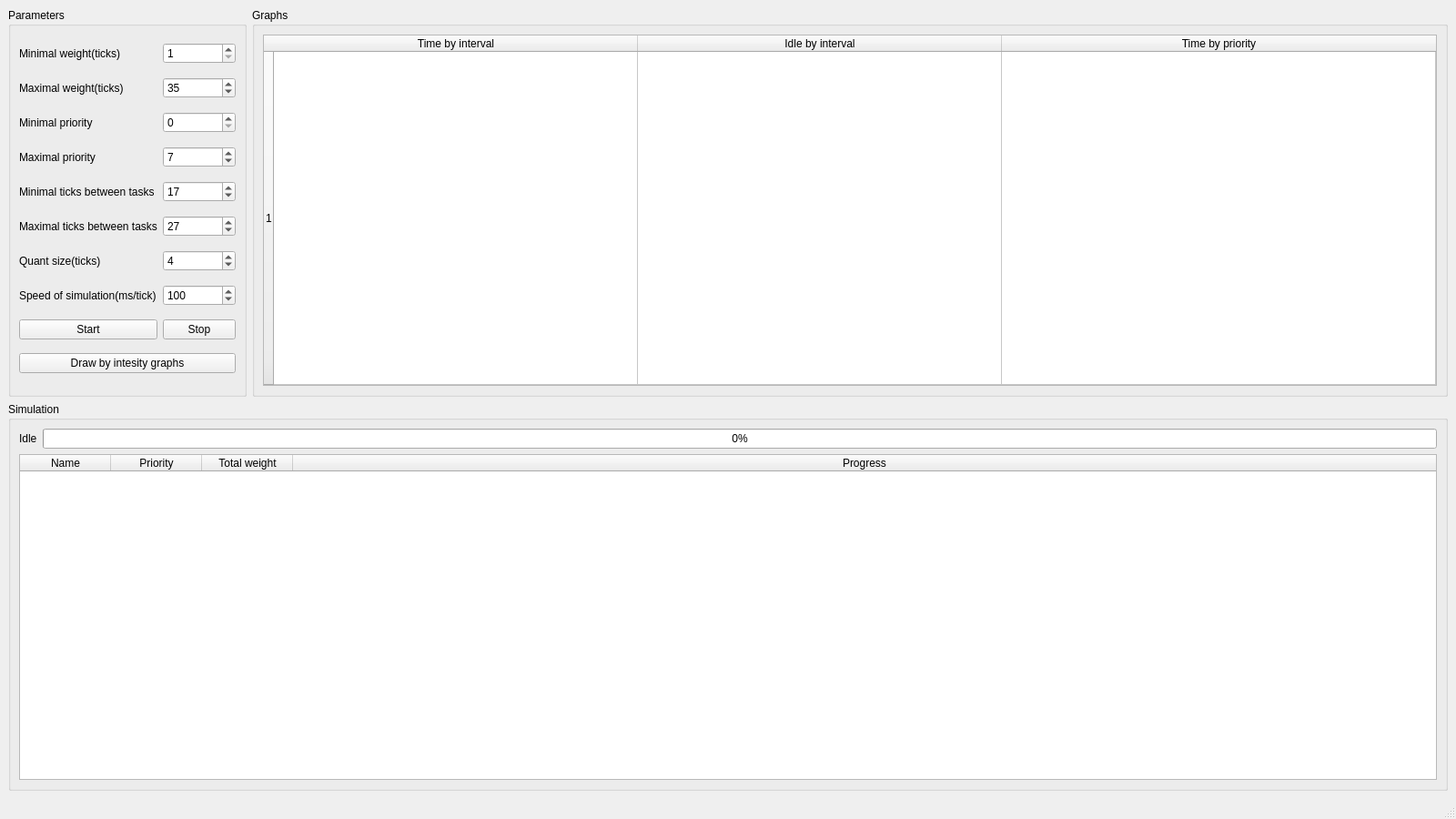
<?xml version="1.0" encoding="UTF-8"?>
<ui version="4.0">
 <class>GUI</class>
 <widget class="QMainWindow" name="GUI">
  <property name="geometry">
   <rect>
    <x>0</x>
    <y>0</y>
    <width>1600</width>
    <height>900</height>
   </rect>
  </property>
  <property name="windowTitle">
   <string>Round Robin</string>
  </property>
  <widget class="QWidget" name="centralwidget">
   <layout class="QGridLayout" name="gridLayout">
    <item row="0" column="1">
     <widget class="QGroupBox" name="graph">
      <property name="enabled">
       <bool>true</bool>
      </property>
      <property name="title">
       <string>Graphs</string>
      </property>
      <layout class="QGridLayout" name="gridLayout_4">
       <item row="0" column="0">
        <widget class="QTableWidget" name="graphs">
         <property name="minimumSize">
          <size>
           <width>0</width>
           <height>300</height>
          </size>
         </property>
         <property name="rowCount">
          <number>1</number>
         </property>
         <attribute name="horizontalHeaderDefaultSectionSize">
          <number>400</number>
         </attribute>
         <attribute name="horizontalHeaderStretchLastSection">
          <bool>true</bool>
         </attribute>
         <attribute name="verticalHeaderCascadingSectionResizes">
          <bool>false</bool>
         </attribute>
         <attribute name="verticalHeaderDefaultSectionSize">
          <number>30</number>
         </attribute>
         <attribute name="verticalHeaderStretchLastSection">
          <bool>true</bool>
         </attribute>
         <row/>
         <column>
          <property name="text">
           <string>Time by interval</string>
          </property>
         </column>
         <column>
          <property name="text">
           <string>Idle by interval</string>
          </property>
         </column>
         <column>
          <property name="text">
           <string>Time by priority</string>
          </property>
         </column>
        </widget>
       </item>
      </layout>
     </widget>
    </item>
    <item row="1" column="0" colspan="2">
     <widget class="QGroupBox" name="simulation">
      <property name="title">
       <string>Simulation</string>
      </property>
      <layout class="QGridLayout" name="gridLayout_3">
       <item row="0" column="0">
        <widget class="QLabel" name="currentTaskLabel">
         <property name="text">
          <string>Idle</string>
         </property>
        </widget>
       </item>
       <item row="0" column="1">
        <widget class="QProgressBar" name="currentTaskProgressBar">
         <property name="value">
          <number>0</number>
         </property>
        </widget>
       </item>
       <item row="1" column="0" colspan="2">
        <widget class="QTableWidget" name="tasksTable">
         <attribute name="horizontalHeaderStretchLastSection">
          <bool>true</bool>
         </attribute>
         <column>
          <property name="text">
           <string>Name</string>
          </property>
         </column>
         <column>
          <property name="text">
           <string>Priority</string>
          </property>
         </column>
         <column>
          <property name="text">
           <string>Total weight</string>
          </property>
         </column>
         <column>
          <property name="text">
           <string>Progress</string>
          </property>
         </column>
        </widget>
       </item>
      </layout>
     </widget>
    </item>
    <item row="0" column="0">
     <widget class="QGroupBox" name="parameters">
      <property name="title">
       <string>Parameters</string>
      </property>
      <layout class="QGridLayout" name="gridLayout_2">
       <item row="1" column="0">
        <widget class="QLabel" name="label_2">
         <property name="text">
          <string>Maximal weight(ticks)</string>
         </property>
        </widget>
       </item>
       <item row="6" column="1">
        <widget class="QSpinBox" name="quantSize">
         <property name="minimum">
          <number>1</number>
         </property>
         <property name="value">
          <number>4</number>
         </property>
        </widget>
       </item>
       <item row="5" column="0">
        <widget class="QLabel" name="label_6">
         <property name="text">
          <string>Maximal ticks between tasks</string>
         </property>
        </widget>
       </item>
       <item row="7" column="1">
        <widget class="QSpinBox" name="msPerTick">
         <property name="minimum">
          <number>1</number>
         </property>
         <property name="maximum">
          <number>10000</number>
         </property>
         <property name="singleStep">
          <number>50</number>
         </property>
         <property name="value">
          <number>100</number>
         </property>
        </widget>
       </item>
       <item row="2" column="0">
        <widget class="QLabel" name="label_3">
         <property name="text">
          <string>Minimal priority</string>
         </property>
        </widget>
       </item>
       <item row="2" column="1">
        <widget class="QSpinBox" name="minPriority">
         <property name="maximum">
          <number>31</number>
         </property>
        </widget>
       </item>
       <item row="8" column="1">
        <widget class="QPushButton" name="stop">
         <property name="text">
          <string>Stop</string>
         </property>
        </widget>
       </item>
       <item row="3" column="0">
        <widget class="QLabel" name="label_4">
         <property name="text">
          <string>Maximal priority</string>
         </property>
        </widget>
       </item>
       <item row="7" column="0">
        <widget class="QLabel" name="label_8">
         <property name="text">
          <string>Speed of simulation(ms/tick)</string>
         </property>
        </widget>
       </item>
       <item row="1" column="1">
        <widget class="QSpinBox" name="maxWeight">
         <property name="minimum">
          <number>1</number>
         </property>
         <property name="maximum">
          <number>10000</number>
         </property>
         <property name="value">
          <number>35</number>
         </property>
        </widget>
       </item>
       <item row="5" column="1">
        <widget class="QSpinBox" name="maxTicks">
         <property name="minimum">
          <number>1</number>
         </property>
         <property name="maximum">
          <number>10000</number>
         </property>
         <property name="value">
          <number>27</number>
         </property>
        </widget>
       </item>
       <item row="8" column="0">
        <widget class="QPushButton" name="start">
         <property name="text">
          <string>Start</string>
         </property>
        </widget>
       </item>
       <item row="0" column="1">
        <widget class="QSpinBox" name="minWeight">
         <property name="minimum">
          <number>1</number>
         </property>
         <property name="maximum">
          <number>10000</number>
         </property>
        </widget>
       </item>
       <item row="3" column="1">
        <widget class="QSpinBox" name="maxPriority">
         <property name="maximum">
          <number>31</number>
         </property>
         <property name="value">
          <number>7</number>
         </property>
        </widget>
       </item>
       <item row="4" column="1">
        <widget class="QSpinBox" name="minTicks">
         <property name="value">
          <number>17</number>
         </property>
        </widget>
       </item>
       <item row="6" column="0">
        <widget class="QLabel" name="label_7">
         <property name="text">
          <string>Quant size(ticks)</string>
         </property>
        </widget>
       </item>
       <item row="0" column="0">
        <widget class="QLabel" name="label">
         <property name="text">
          <string>Minimal weight(ticks)</string>
         </property>
        </widget>
       </item>
       <item row="4" column="0">
        <widget class="QLabel" name="label_5">
         <property name="text">
          <string>Minimal ticks between tasks</string>
         </property>
        </widget>
       </item>
       <item row="9" column="0" colspan="2">
        <widget class="QPushButton" name="draw">
         <property name="text">
          <string>Draw by intesity graphs</string>
         </property>
        </widget>
       </item>
      </layout>
     </widget>
    </item>
   </layout>
  </widget>
  <widget class="QMenuBar" name="menubar">
   <property name="geometry">
    <rect>
     <x>0</x>
     <y>0</y>
     <width>1600</width>
     <height>23</height>
    </rect>
   </property>
  </widget>
  <widget class="QStatusBar" name="statusbar"/>
 </widget>
 <resources/>
 <connections/>
</ui>
